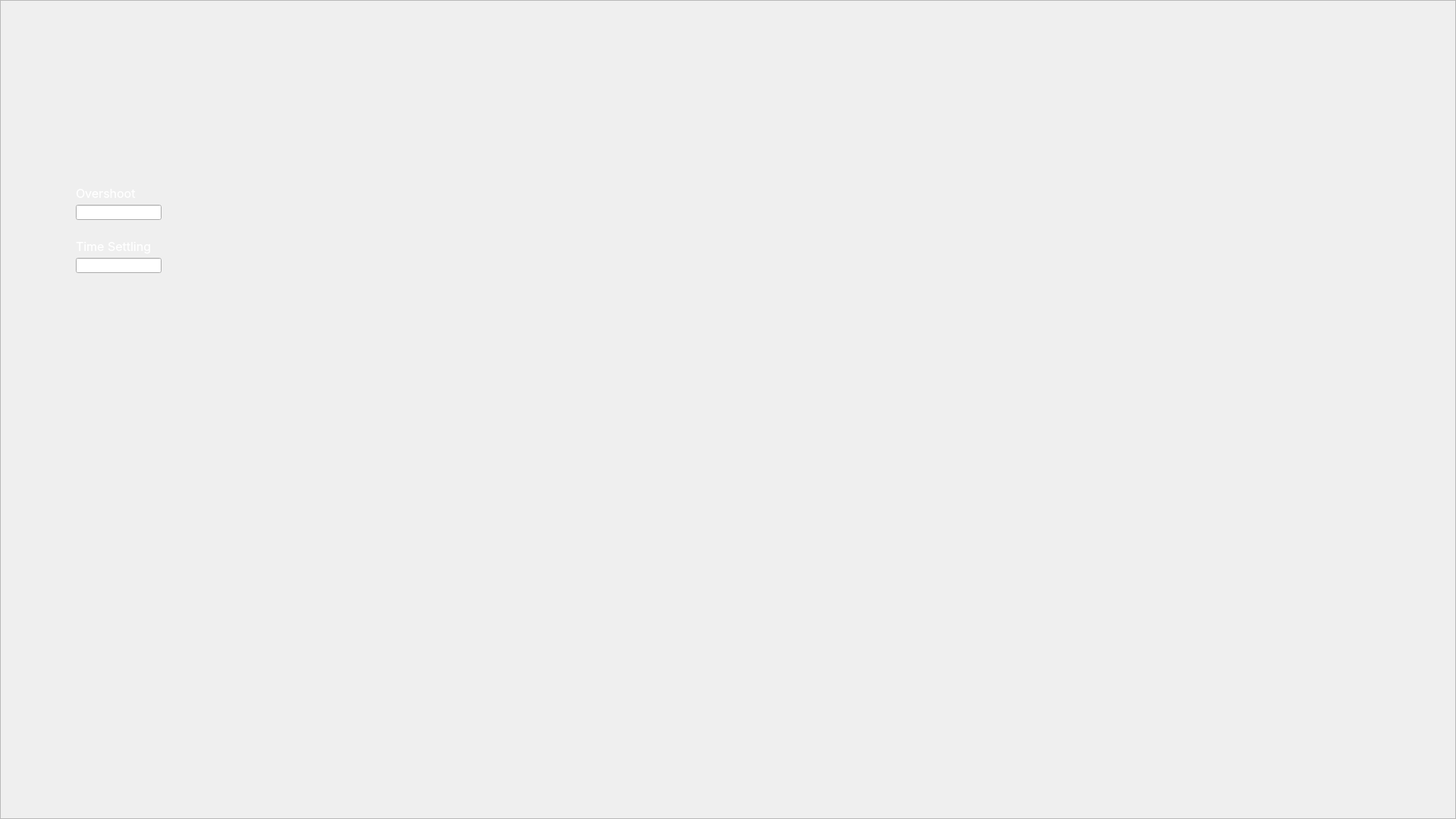
<?xml version="1.0" encoding="UTF-8"?>
<ui version="4.0">
 <class>MainWindow</class>
 <widget class="QMainWindow" name="MainWindow">
  <property name="geometry">
   <rect>
    <x>0</x>
    <y>0</y>
    <width>1920</width>
    <height>1080</height>
   </rect>
  </property>
  <property name="windowTitle">
   <string>MainWindow</string>
  </property>
  <property name="styleSheet">
   <string notr="true"/>
  </property>
  <widget class="QWidget" name="centralwidget">
   <widget class="QPushButton" name="Refrensi">
    <property name="geometry">
     <rect>
      <x>100</x>
      <y>380</y>
      <width>120</width>
      <height>120</height>
     </rect>
    </property>
    <property name="cursor">
     <cursorShape>PointingHandCursor</cursorShape>
    </property>
    <property name="mouseTracking">
     <bool>true</bool>
    </property>
    <property name="styleSheet">
     <string notr="true">QPushButton {
    
	border-image: url(:/Main/Refrensi.png);
    border-radius: 10px;
    transition: all 0.2s ease-in-out;
}

QPushButton:hover {
    transform: scale(1.1);
}</string>
    </property>
    <property name="text">
     <string/>
    </property>
   </widget>
   <widget class="QPushButton" name="Controller">
    <property name="geometry">
     <rect>
      <x>620</x>
      <y>360</y>
      <width>280</width>
      <height>160</height>
     </rect>
    </property>
    <property name="cursor">
     <cursorShape>PointingHandCursor</cursorShape>
    </property>
    <property name="mouseTracking">
     <bool>true</bool>
    </property>
    <property name="styleSheet">
     <string notr="true">QPushButton {
    
	border-image: url(:/Main/PID.png);
    border-radius: 10px;
    transition: all 0.2s ease-in-out;
}

QPushButton:hover {
    transform: scale(1.1);
}</string>
    </property>
    <property name="text">
     <string/>
    </property>
   </widget>
   <widget class="QPushButton" name="Plant">
    <property name="geometry">
     <rect>
      <x>1130</x>
      <y>360</y>
      <width>280</width>
      <height>160</height>
     </rect>
    </property>
    <property name="font">
     <font>
      <family>SF Pro Display</family>
      <pointsize>40</pointsize>
     </font>
    </property>
    <property name="cursor">
     <cursorShape>PointingHandCursor</cursorShape>
    </property>
    <property name="styleSheet">
     <string notr="true">QPushButton {
    
	border-image: url(:/Main/Plant.png);
    border-radius: 10px;
    transition: all 0.2s ease-in-out;
}

QPushButton:hover {
    transform: scale(1.1);
}</string>
    </property>
    <property name="text">
     <string/>
    </property>
   </widget>
   <widget class="QPushButton" name="scopeOutput">
    <property name="geometry">
     <rect>
      <x>1710</x>
      <y>370</y>
      <width>110</width>
      <height>140</height>
     </rect>
    </property>
    <property name="cursor">
     <cursorShape>PointingHandCursor</cursorShape>
    </property>
    <property name="styleSheet">
     <string notr="true">QPushButton {
    
	border-image: url(:/Main/Scope.png);
    border-radius: 10px;
    transition: all 0.2s ease-in-out;
}

QPushButton:hover {
    transform: scale(1.1);
}</string>
    </property>
    <property name="text">
     <string/>
    </property>
   </widget>
   <widget class="QPushButton" name="scopeController">
    <property name="geometry">
     <rect>
      <x>1710</x>
      <y>210</y>
      <width>110</width>
      <height>140</height>
     </rect>
    </property>
    <property name="cursor">
     <cursorShape>PointingHandCursor</cursorShape>
    </property>
    <property name="mouseTracking">
     <bool>true</bool>
    </property>
    <property name="styleSheet">
     <string notr="true">QPushButton {
    
	border-image: url(:/Main/Scope.png);
    border-radius: 10px;
    transition: all 0.2s ease-in-out;
}

QPushButton:hover {
    transform: scale(1.1);
}</string>
    </property>
    <property name="text">
     <string/>
    </property>
   </widget>
   <widget class="QPushButton" name="Submit">
    <property name="geometry">
     <rect>
      <x>100</x>
      <y>820</y>
      <width>780</width>
      <height>90</height>
     </rect>
    </property>
    <property name="cursor">
     <cursorShape>PointingHandCursor</cursorShape>
    </property>
    <property name="styleSheet">
     <string notr="true">QPushButton {
    border-image: url(:/Main/Submit Button.png);
    border-radius: 10px;
    transition: all 0.2s ease-in-out;
}

QPushButton:hover {
    transform: scale(1.1);
}</string>
    </property>
    <property name="text">
     <string/>
    </property>
   </widget>
   <widget class="QPushButton" name="runSim">
    <property name="geometry">
     <rect>
      <x>1040</x>
      <y>820</y>
      <width>780</width>
      <height>90</height>
     </rect>
    </property>
    <property name="cursor">
     <cursorShape>PointingHandCursor</cursorShape>
    </property>
    <property name="styleSheet">
     <string notr="true">QPushButton {
    
	border-image: url(:/Main/Run Sim Button.png);
    border-radius: 10px;
    transition: all 0.2s ease-in-out;
}

QPushButton:hover {
    transform: scale(1.1);
}</string>
    </property>
    <property name="text">
     <string/>
    </property>
   </widget>
   <widget class="QFrame" name="frame">
    <property name="geometry">
     <rect>
      <x>0</x>
      <y>0</y>
      <width>1920</width>
      <height>1080</height>
     </rect>
    </property>
    <property name="cursor">
     <cursorShape>IBeamCursor</cursorShape>
    </property>
    <property name="styleSheet">
     <string notr="true">border-image: url(:/Main/Background Baru.png);</string>
    </property>
    <property name="frameShape">
     <enum>QFrame::StyledPanel</enum>
    </property>
    <property name="frameShadow">
     <enum>QFrame::Raised</enum>
    </property>
   </widget>
   <widget class="QPushButton" name="scopeOutput_Diskrit">
    <property name="geometry">
     <rect>
      <x>1710</x>
      <y>530</y>
      <width>110</width>
      <height>140</height>
     </rect>
    </property>
    <property name="cursor">
     <cursorShape>PointingHandCursor</cursorShape>
    </property>
    <property name="styleSheet">
     <string notr="true">QPushButton {
    
	border-image: url(:/Main/Scope.png);
    border-radius: 10px;
    transition: all 0.2s ease-in-out;
}

QPushButton:hover {
    transform: scale(1.1);
}</string>
    </property>
    <property name="text">
     <string/>
    </property>
   </widget>
   <widget class="QLineEdit" name="Overshoot">
    <property name="geometry">
     <rect>
      <x>100</x>
      <y>270</y>
      <width>113</width>
      <height>20</height>
     </rect>
    </property>
    <property name="readOnly">
     <bool>true</bool>
    </property>
   </widget>
   <widget class="QLineEdit" name="TimeS">
    <property name="geometry">
     <rect>
      <x>100</x>
      <y>340</y>
      <width>113</width>
      <height>20</height>
     </rect>
    </property>
    <property name="readOnly">
     <bool>true</bool>
    </property>
   </widget>
   <widget class="QLabel" name="label_2">
    <property name="geometry">
     <rect>
      <x>100</x>
      <y>240</y>
      <width>111</width>
      <height>30</height>
     </rect>
    </property>
    <property name="font">
     <font>
      <family>SF Pro Display</family>
      <pointsize>12</pointsize>
     </font>
    </property>
    <property name="styleSheet">
     <string notr="true">color: rgb(255, 255, 255);</string>
    </property>
    <property name="text">
     <string>Overshoot</string>
    </property>
    <property name="alignment">
     <set>Qt::AlignLeading|Qt::AlignLeft|Qt::AlignVCenter</set>
    </property>
   </widget>
   <widget class="QLabel" name="label">
    <property name="geometry">
     <rect>
      <x>100</x>
      <y>310</y>
      <width>181</width>
      <height>30</height>
     </rect>
    </property>
    <property name="font">
     <font>
      <family>SF Pro Display</family>
      <pointsize>12</pointsize>
     </font>
    </property>
    <property name="styleSheet">
     <string notr="true">color: rgb(255, 255, 255);</string>
    </property>
    <property name="text">
     <string>Time Settling</string>
    </property>
    <property name="alignment">
     <set>Qt::AlignLeading|Qt::AlignLeft|Qt::AlignVCenter</set>
    </property>
   </widget>
   <zorder>frame</zorder>
   <zorder>Refrensi</zorder>
   <zorder>Controller</zorder>
   <zorder>Plant</zorder>
   <zorder>scopeOutput</zorder>
   <zorder>scopeController</zorder>
   <zorder>Submit</zorder>
   <zorder>runSim</zorder>
   <zorder>scopeOutput_Diskrit</zorder>
   <zorder>Overshoot</zorder>
   <zorder>TimeS</zorder>
   <zorder>label_2</zorder>
   <zorder>label</zorder>
  </widget>
 </widget>
 <resources>
  <include location="../Asset/Resource.qrc"/>
 </resources>
 <connections/>
</ui>
